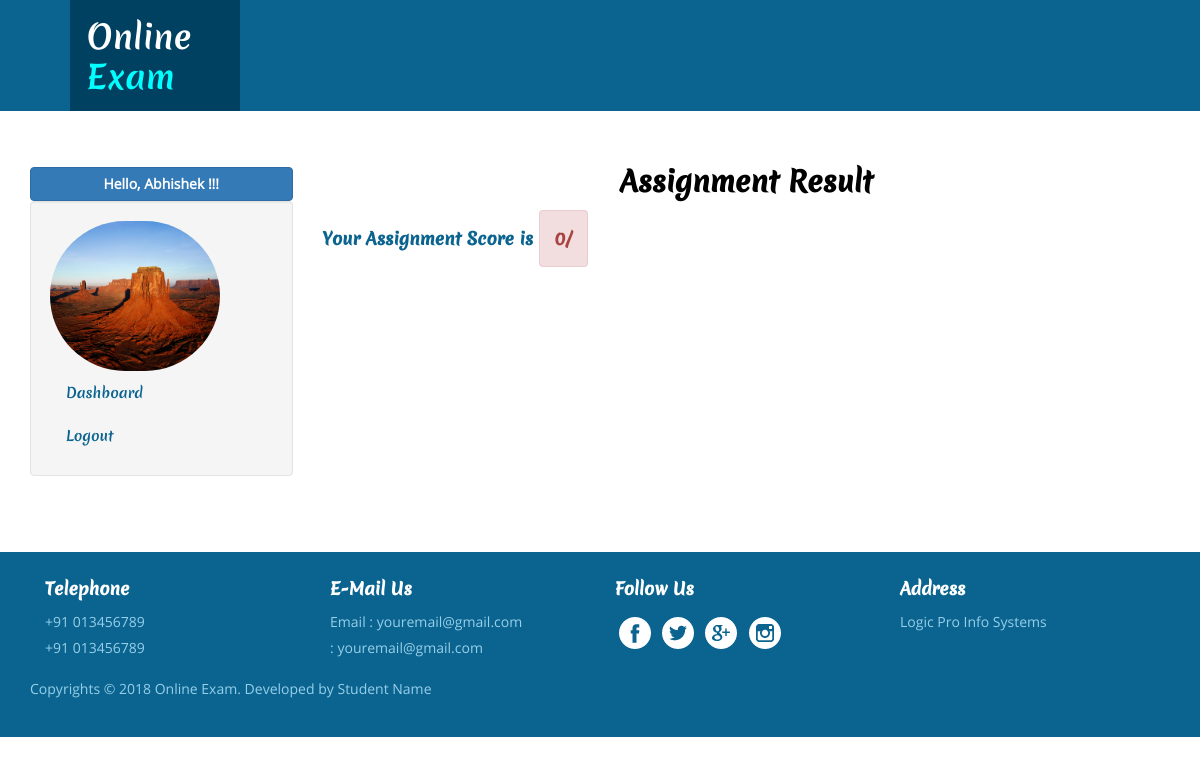
The app's page /student/assignment_cd.php (signed in) with its own data.
### tables this page shows
CREATE TABLE `studentmaster` (
  `studentid` int(11) NOT NULL,
  `email` varchar(255) NOT NULL,
  `first_name` varchar(255) NOT NULL,
  `last_name` varchar(255) NOT NULL,
  `mobile` bigint(20) NOT NULL,
  `joining_date` date NOT NULL,
  `student_image` varchar(255) NOT NULL,
  `status` tinyint(2) NOT NULL
);

### student/assignment_cd.php (the view, shortened to what this page needs)
<?php
include('../include/connection.php');
$email = $_SESSION['email'];
$logqry = mysqli_query($con,"SELECT * FROM studentmaster WHERE email='$email'");
$loginData = mysqli_fetch_assoc($logqry);
?>
<!DOCTYPE HTML>
<html>
    <head>
        <link href="../css/bootstrap.css" rel='stylesheet' type='text/css' />
        <link href="../css/style.css" rel='stylesheet' type='text/css' />
    </head>
    <body>
        <?php include('header.php') ?>
        <div class="about">
            <div class="container">
                <div class="row">
                    <div class="col-sm-3"> <a href="#"  class="nav-tabs-dropdown btn btn-block btn-primary" style="color:#fff;font-weight:bolder;">Hello, <?php echo $loginData['first_name'] ?> !!!</a>
                        <ul id="nav-tabs-wrapper" class="nav nav-tabs nav-pills nav-stacked well">
                            <li><img src="student_img/<?php echo $loginData['student_image'] ?>" style="height:150px;width:170px; border-radius:120px;" /> </li>
                            <li><a href="dashboard.php">Dashboard</a></li>
                            <li><a href="logout.php">Logout</a></li>
                        </ul>
                    </div>
                    <div class="col-sm-9">
                        <div class="tab-content">
                            <div role="tabpanel" class="tab-pane fade in active" id="vtab2">
                                <div id="profile_div">
                                    <h3>Assignment Result</h3>
                                    <?php
                                    $totalQtn = $_POST['total_qtn'];
                                    $sum = 0;
                                    ?>
                                    <h4>Your Assignment Score is <span class="alert alert-danger"><?php echo $sum;?>/<?php echo $totalQtn?></span></h4>
                                </div>
                            </div>
                        </div>
                    </div>
                </div>
            </div>
        </div>
<?php include('footer.php') ?>
    </body>
</html>

### css/style.css (style rules this page uses)
h4, h5, h6, h1, h2, h3 { margin-top: 0; }
ul, ol { margin: 0; }
html,body { font-family:OpenSans-Regular; }
body a { transition:0.5s all; -webkit-transition:0.5s all; -moz-transition:0.5s all; -o-transition:0.5s all; -ms-transition:0.5s all; }
.nav > li { font-family: MeriendaOne-Regular; }
.about { padding: 4em 0; }
.about h5, .about h4 { font-size: 1.2em; font-weight: 700; color: #0b648f; margin: 0em 0 1em; line-height: 1.5em; font-family: MeriendaOne-Regular; }
.about h3 { font-size: 2em; color: rgb(0, 0, 0); font-weight: 700; text-align: center; margin: 0px 0px 1em; font-family: MeriendaOne-Regular; }
.about a { color: #0b648f; text-decoration: none; font-size: 1em; }

### records on screen
studentmaster: first_name "Abhishek", student_image (picture)

### other values on screen
$sum "0"
